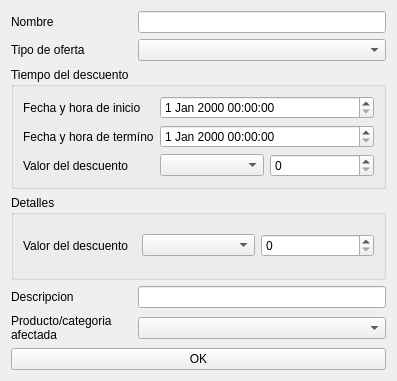
<?xml version="1.0" encoding="UTF-8"?>
<ui version="4.0">
 <class>Form</class>
 <widget class="QWidget" name="Form">
  <property name="geometry">
   <rect>
    <x>0</x>
    <y>0</y>
    <width>397</width>
    <height>381</height>
   </rect>
  </property>
  <property name="windowTitle">
   <string>Agregar/Editar Descuento</string>
  </property>
  <layout class="QGridLayout" name="gridLayout">
   <item row="3" column="0" colspan="3">
    <widget class="QGroupBox" name="time_groupbox">
     <property name="title">
      <string>Tiempo del descuento</string>
     </property>
     <layout class="QGridLayout" name="gridLayout_3">
      <item row="1" column="0">
       <widget class="QLabel" name="label_5">
        <property name="text">
         <string>Fecha y hora de inicio</string>
        </property>
       </widget>
      </item>
      <item row="2" column="1" colspan="2">
       <widget class="QDateTimeEdit" name="end_dateTime"/>
      </item>
      <item row="2" column="0">
       <widget class="QLabel" name="label_6">
        <property name="text">
         <string>Fecha y hora de termíno</string>
        </property>
       </widget>
      </item>
      <item row="1" column="1" colspan="2">
       <widget class="QDateTimeEdit" name="start_dateTime"/>
      </item>
      <item row="3" column="0">
       <widget class="QLabel" name="label_8">
        <property name="text">
         <string>Valor del descuento</string>
        </property>
       </widget>
      </item>
      <item row="3" column="1">
       <widget class="QComboBox" name="time_combo"/>
      </item>
      <item row="3" column="2">
       <widget class="QSpinBox" name="time_spinbox"/>
      </item>
     </layout>
    </widget>
   </item>
   <item row="0" column="0">
    <widget class="QLabel" name="label">
     <property name="text">
      <string>Nombre</string>
     </property>
    </widget>
   </item>
   <item row="5" column="0">
    <widget class="QLabel" name="label_3">
     <property name="text">
      <string>Descripcion</string>
     </property>
    </widget>
   </item>
   <item row="1" column="1" colspan="2">
    <widget class="QComboBox" name="type_combo"/>
   </item>
   <item row="5" column="1" colspan="2">
    <widget class="QLineEdit" name="desc_input"/>
   </item>
   <item row="1" column="0">
    <widget class="QLabel" name="label_2">
     <property name="text">
      <string>Tipo de oferta</string>
     </property>
    </widget>
   </item>
   <item row="0" column="1" colspan="2">
    <widget class="QLineEdit" name="name_input"/>
   </item>
   <item row="7" column="0" colspan="3">
    <widget class="QPushButton" name="ok_button">
     <property name="text">
      <string>OK</string>
     </property>
    </widget>
   </item>
   <item row="6" column="1" colspan="2">
    <widget class="QComboBox" name="affected_combo"/>
   </item>
   <item row="6" column="0">
    <widget class="QLabel" name="label_7">
     <property name="text">
      <string>Producto/categoria afectada</string>
     </property>
     <property name="wordWrap">
      <bool>true</bool>
     </property>
    </widget>
   </item>
   <item row="4" column="0" colspan="3">
    <widget class="QGroupBox" name="details_groupbox">
     <property name="title">
      <string>Detalles</string>
     </property>
     <layout class="QGridLayout" name="gridLayout_2">
      <item row="2" column="0">
       <layout class="QHBoxLayout" name="direct_discount_hl">
        <item>
         <widget class="QLabel" name="label_4">
          <property name="text">
           <string>Valor del descuento</string>
          </property>
         </widget>
        </item>
        <item>
         <widget class="QComboBox" name="direct_combo"/>
        </item>
        <item>
         <widget class="QSpinBox" name="direct_spinbox"/>
        </item>
       </layout>
      </item>
     </layout>
    </widget>
   </item>
  </layout>
 </widget>
 <resources/>
 <connections/>
</ui>
